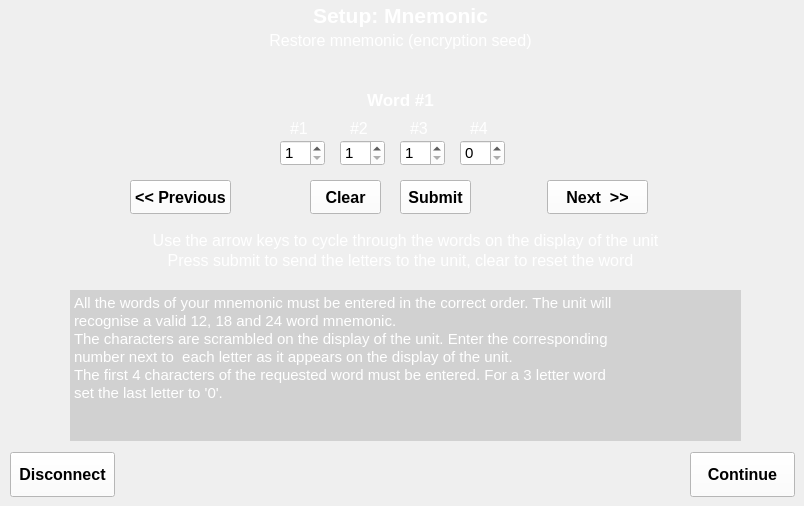
    <widget class="QWidget" name="pageRestoreMnemonic">
     <widget class="QPushButton" name="btRestoreMnemonic_Next">
      <property name="geometry">
       <rect>
        <x>547</x>
        <y>180</y>
        <width>101</width>
        <height>34</height>
       </rect>
      </property>
      <property name="font">
       <font>
        <pointsize>12</pointsize>
        <weight>75</weight>
        <bold>true</bold>
       </font>
      </property>
      <property name="styleSheet">
       <string notr="true">background-color: rgba(255, 255, 255, 255);</string>
      </property>
      <property name="text">
       <string>Next  &gt;&gt;</string>
      </property>
     </widget>
     <widget class="QPushButton" name="btRestoreMnemonic_Previous">
      <property name="geometry">
       <rect>
        <x>130</x>
        <y>180</y>
        <width>101</width>
        <height>34</height>
       </rect>
      </property>
      <property name="font">
       <font>
        <pointsize>12</pointsize>
        <weight>75</weight>
        <bold>true</bold>
       </font>
      </property>
      <property name="styleSheet">
       <string notr="true">background-color: rgba(255, 255, 255, 255);</string>
      </property>
      <property name="text">
       <string>&lt;&lt; Previous</string>
      </property>
     </widget>
     <widget class="QLabel" name="label_62">
      <property name="geometry">
       <rect>
        <x>10</x>
        <y>0</y>
        <width>781</width>
        <height>31</height>
       </rect>
      </property>
      <property name="font">
       <font>
        <pointsize>16</pointsize>
        <weight>75</weight>
        <bold>true</bold>
       </font>
      </property>
      <property name="styleSheet">
       <string notr="true">color: rgb(255, 255, 255);</string>
      </property>
      <property name="text">
       <string>Setup: Mnemonic</string>
      </property>
      <property name="alignment">
       <set>Qt::AlignCenter</set>
      </property>
     </widget>
     <widget class="QLabel" name="lbRestoreMnemonic_Heading">
      <property name="geometry">
       <rect>
        <x>10</x>
        <y>30</y>
        <width>781</width>
        <height>20</height>
       </rect>
      </property>
      <property name="font">
       <font>
        <pointsize>12</pointsize>
       </font>
      </property>
      <property name="styleSheet">
       <string notr="true">color: rgb(255, 255, 255);</string>
      </property>
      <property name="text">
       <string>Restore mnemonic (encryption seed)</string>
      </property>
      <property name="alignment">
       <set>Qt::AlignCenter</set>
      </property>
     </widget>
     <widget class="QLabel" name="label_63">
      <property name="geometry">
       <rect>
        <x>20</x>
        <y>230</y>
        <width>771</width>
        <height>20</height>
       </rect>
      </property>
      <property name="font">
       <font>
        <pointsize>12</pointsize>
       </font>
      </property>
      <property name="styleSheet">
       <string notr="true">color: rgb(255, 255, 255);</string>
      </property>
      <property name="text">
       <string>Use the arrow keys to cycle through the words on the display of the unit</string>
      </property>
      <property name="alignment">
       <set>Qt::AlignCenter</set>
      </property>
     </widget>
     <widget class="QTextBrowser" name="textBrowser_4">
      <property name="geometry">
       <rect>
        <x>70</x>
        <y>290</y>
        <width>671</width>
        <height>151</height>
       </rect>
      </property>
      <property name="styleSheet">
       <string notr="true">color: rgb(255, 255, 255);
background-color: rgba(0, 0, 0, 32);</string>
      </property>
      <property name="frameShape">
       <enum>QFrame::NoFrame</enum>
      </property>
      <property name="verticalScrollBarPolicy">
       <enum>Qt::ScrollBarAlwaysOff</enum>
      </property>
      <property name="horizontalScrollBarPolicy">
       <enum>Qt::ScrollBarAlwaysOff</enum>
      </property>
      <property name="html">
       <string>&lt;!DOCTYPE HTML PUBLIC &quot;-//W3C//DTD HTML 4.0//EN&quot; &quot;http://www.w3.org/TR/REC-html40/strict.dtd&quot;&gt;
&lt;html&gt;&lt;head&gt;&lt;meta name=&quot;qrichtext&quot; content=&quot;1&quot; /&gt;&lt;style type=&quot;text/css&quot;&gt;
p, li { white-space: pre-wrap; }
&lt;/style&gt;&lt;/head&gt;&lt;body style=&quot; font-family:'Noto Sans'; font-size:10pt; font-weight:400; font-style:normal;&quot;&gt;
&lt;p align=&quot;justify&quot; style=&quot; margin-top:0px; margin-bottom:0px; margin-left:0px; margin-right:0px; -qt-block-indent:0; text-indent:0px;&quot;&gt;&lt;span style=&quot; font-family:'Sans Serif'; font-size:11pt;&quot;&gt;All the words of your mnemonic must be entered in the correct order. The unit will&lt;/span&gt;&lt;/p&gt;
&lt;p align=&quot;justify&quot; style=&quot; margin-top:0px; margin-bottom:0px; margin-left:0px; margin-right:0px; -qt-block-indent:0; text-indent:0px;&quot;&gt;&lt;span style=&quot; font-family:'Sans Serif'; font-size:11pt;&quot;&gt;recognise a valid 12, 18 and 24 word mnemonic.&lt;/span&gt;&lt;/p&gt;
&lt;p align=&quot;justify&quot; style=&quot; margin-top:0px; margin-bottom:0px; margin-left:0px; margin-right:0px; -qt-block-indent:0; text-indent:0px;&quot;&gt;&lt;span style=&quot; font-family:'Sans Serif'; font-size:11pt;&quot;&gt;The characters are scrambled on the display of the unit. Enter the corresponding&lt;/span&gt;&lt;/p&gt;
&lt;p align=&quot;justify&quot; style=&quot; margin-top:0px; margin-bottom:0px; margin-left:0px; margin-right:0px; -qt-block-indent:0; text-indent:0px;&quot;&gt;&lt;span style=&quot; font-family:'Sans Serif'; font-size:11pt;&quot;&gt;number next to  each letter as it appears on the display of the unit.&lt;/span&gt;&lt;/p&gt;
&lt;p align=&quot;justify&quot; style=&quot; margin-top:0px; margin-bottom:0px; margin-left:0px; margin-right:0px; -qt-block-indent:0; text-indent:0px;&quot;&gt;&lt;span style=&quot; font-family:'Sans Serif'; font-size:11pt;&quot;&gt;The first 4 characters of the requested word must be entered. For a 3 letter word&lt;/span&gt;&lt;/p&gt;
&lt;p align=&quot;justify&quot; style=&quot; margin-top:0px; margin-bottom:0px; margin-left:0px; margin-right:0px; -qt-block-indent:0; text-indent:0px;&quot;&gt;&lt;span style=&quot; font-family:'Sans Serif'; font-size:11pt;&quot;&gt;set the last letter to '0'. &lt;/span&gt;&lt;/p&gt;
&lt;p align=&quot;justify&quot; style=&quot;-qt-paragraph-type:empty; margin-top:0px; margin-bottom:0px; margin-left:0px; margin-right:0px; -qt-block-indent:0; text-indent:0px; font-size:11pt;&quot;&gt;&lt;br /&gt;&lt;/p&gt;&lt;/body&gt;&lt;/html&gt;</string>
      </property>
      <property name="textInteractionFlags">
       <set>Qt::NoTextInteraction</set>
      </property>
     </widget>
     <widget class="QLabel" name="lbRestoreMnemonic_Word">
      <property name="geometry">
       <rect>
        <x>10</x>
        <y>90</y>
        <width>781</width>
        <height>20</height>
       </rect>
      </property>
      <property name="font">
       <font>
        <pointsize>13</pointsize>
        <weight>75</weight>
        <bold>true</bold>
       </font>
      </property>
      <property name="styleSheet">
       <string notr="true">color: rgb(255, 255, 255);</string>
      </property>
      <property name="text">
       <string>Word #1</string>
      </property>
      <property name="alignment">
       <set>Qt::AlignCenter</set>
      </property>
     </widget>
     <widget class="QSpinBox" name="sbRestoreMnemonic_1">
      <property name="geometry">
       <rect>
        <x>280</x>
        <y>140</y>
        <width>45</width>
        <height>26</height>
       </rect>
      </property>
      <property name="font">
       <font>
        <pointsize>11</pointsize>
       </font>
      </property>
      <property name="styleSheet">
       <string notr="true">background-color: rgba(255, 255, 255, 255);</string>
      </property>
      <property name="minimum">
       <number>1</number>
      </property>
      <property name="maximum">
       <number>26</number>
      </property>
     </widget>
     <widget class="QSpinBox" name="sbRestoreMnemonic_2">
      <property name="geometry">
       <rect>
        <x>340</x>
        <y>140</y>
        <width>45</width>
        <height>26</height>
       </rect>
      </property>
      <property name="font">
       <font>
        <pointsize>11</pointsize>
       </font>
      </property>
      <property name="styleSheet">
       <string notr="true">background-color: rgba(255, 255, 255, 255);</string>
      </property>
      <property name="minimum">
       <number>1</number>
      </property>
      <property name="maximum">
       <number>26</number>
      </property>
     </widget>
     <widget class="QSpinBox" name="sbRestoreMnemonic_3">
      <property name="geometry">
       <rect>
        <x>400</x>
        <y>140</y>
        <width>45</width>
        <height>26</height>
       </rect>
      </property>
      <property name="font">
       <font>
        <pointsize>11</pointsize>
       </font>
      </property>
      <property name="styleSheet">
       <string notr="true">background-color: rgba(255, 255, 255, 255);</string>
      </property>
      <property name="minimum">
       <number>1</number>
      </property>
      <property name="maximum">
       <number>26</number>
      </property>
     </widget>
     <widget class="QLabel" name="label_7">
      <property name="geometry">
       <rect>
        <x>290</x>
        <y>120</y>
        <width>21</width>
        <height>17</height>
       </rect>
      </property>
      <property name="font">
       <font>
        <pointsize>12</pointsize>
       </font>
      </property>
      <property name="styleSheet">
       <string notr="true">color: rgb(255, 255, 255);</string>
      </property>
      <property name="text">
       <string>#1</string>
      </property>
     </widget>
     <widget class="QLabel" name="label_12">
      <property name="geometry">
       <rect>
        <x>350</x>
        <y>120</y>
        <width>21</width>
        <height>17</height>
       </rect>
      </property>
      <property name="font">
       <font>
        <pointsize>12</pointsize>
       </font>
      </property>
      <property name="styleSheet">
       <string notr="true">color: rgb(255, 255, 255);</string>
      </property>
      <property name="text">
       <string>#2</string>
      </property>
     </widget>
     <widget class="QLabel" name="label_64">
      <property name="geometry">
       <rect>
        <x>410</x>
        <y>120</y>
        <width>21</width>
        <height>17</height>
       </rect>
      </property>
      <property name="font">
       <font>
        <pointsize>12</pointsize>
       </font>
      </property>
      <property name="styleSheet">
       <string notr="true">color: rgb(255, 255, 255);</string>
      </property>
      <property name="text">
       <string>#3</string>
      </property>
     </widget>
     <widget class="QPushButton" name="btRestoreMnemonic_Clear">
      <property name="geometry">
       <rect>
        <x>310</x>
        <y>180</y>
        <width>71</width>
        <height>34</height>
       </rect>
      </property>
      <property name="font">
       <font>
        <pointsize>12</pointsize>
        <weight>75</weight>
        <bold>true</bold>
       </font>
      </property>
      <property name="styleSheet">
       <string notr="true">background-color: rgba(255, 255, 255, 255);</string>
      </property>
      <property name="text">
       <string>Clear</string>
      </property>
     </widget>
     <widget class="QLabel" name="label_65">
      <property name="geometry">
       <rect>
        <x>10</x>
        <y>250</y>
        <width>781</width>
        <height>20</height>
       </rect>
      </property>
      <property name="font">
       <font>
        <pointsize>12</pointsize>
       </font>
      </property>
      <property name="styleSheet">
       <string notr="true">color: rgb(255, 255, 255);</string>
      </property>
      <property name="text">
       <string>Press submit to send the letters to the unit, clear to reset the word</string>
      </property>
      <property name="alignment">
       <set>Qt::AlignCenter</set>
      </property>
     </widget>
     <widget class="QPushButton" name="btRestoreMnemonic_Submit">
      <property name="geometry">
       <rect>
        <x>400</x>
        <y>180</y>
        <width>71</width>
        <height>34</height>
       </rect>
      </property>
      <property name="font">
       <font>
        <pointsize>12</pointsize>
        <weight>75</weight>
        <bold>true</bold>
       </font>
      </property>
      <property name="styleSheet">
       <string notr="true">background-color: rgba(255, 255, 255, 255);</string>
      </property>
      <property name="text">
       <string>Submit</string>
      </property>
     </widget>
     <widget class="QSpinBox" name="sbRestoreMnemonic_4">
      <property name="geometry">
       <rect>
        <x>460</x>
        <y>140</y>
        <width>45</width>
        <height>26</height>
       </rect>
      </property>
      <property name="font">
       <font>
        <pointsize>11</pointsize>
       </font>
      </property>
      <property name="styleSheet">
       <string notr="true">background-color: rgba(255, 255, 255, 255);</string>
      </property>
      <property name="minimum">
       <number>0</number>
      </property>
      <property name="maximum">
       <number>26</number>
      </property>
     </widget>
     <widget class="QLabel" name="label_66">
      <property name="geometry">
       <rect>
        <x>470</x>
        <y>120</y>
        <width>21</width>
        <height>17</height>
       </rect>
      </property>
      <property name="font">
       <font>
        <pointsize>12</pointsize>
       </font>
      </property>
      <property name="styleSheet">
       <string notr="true">color: rgb(255, 255, 255);</string>
      </property>
      <property name="text">
       <string>#4</string>
      </property>
     </widget>
     <widget class="QPushButton" name="btRestoreMnemonic_Cancel">
      <property name="geometry">
       <rect>
        <x>10</x>
        <y>452</y>
        <width>105</width>
        <height>45</height>
       </rect>
      </property>
      <property name="sizePolicy">
       <sizepolicy hsizetype="Minimum" vsizetype="Fixed">
        <horstretch>100</horstretch>
        <verstretch>45</verstretch>
       </sizepolicy>
      </property>
      <property name="minimumSize">
       <size>
        <width>105</width>
        <height>45</height>
       </size>
      </property>
      <property name="maximumSize">
       <size>
        <width>105</width>
        <height>45</height>
       </size>
      </property>
      <property name="font">
       <font>
        <pointsize>12</pointsize>
        <weight>75</weight>
        <bold>true</bold>
       </font>
      </property>
      <property name="styleSheet">
       <string notr="true">background-color: rgba(255, 255, 255, 255);</string>
      </property>
      <property name="text">
       <string>Disconnect</string>
      </property>
     </widget>
     <widget class="QPushButton" name="btRestoreMnemonic_Continue">
      <property name="geometry">
       <rect>
        <x>690</x>
        <y>452</y>
        <width>105</width>
        <height>45</height>
       </rect>
      </property>
      <property name="sizePolicy">
       <sizepolicy hsizetype="Minimum" vsizetype="Fixed">
        <horstretch>100</horstretch>
        <verstretch>45</verstretch>
       </sizepolicy>
      </property>
      <property name="minimumSize">
       <size>
        <width>105</width>
        <height>45</height>
       </size>
      </property>
      <property name="maximumSize">
       <size>
        <width>105</width>
        <height>45</height>
       </size>
      </property>
      <property name="font">
       <font>
        <pointsize>12</pointsize>
        <weight>75</weight>
        <bold>true</bold>
       </font>
      </property>
      <property name="styleSheet">
       <string notr="true">background-color: rgba(255, 255, 255, 255);</string>
      </property>
      <property name="text">
       <string>Continue</string>
      </property>
     </widget>
    </widget>
